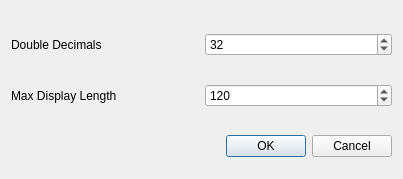
<?xml version="1.0" encoding="UTF-8"?>
<ui version="4.0">
 <class>SettingsDialog</class>
 <widget class="QDialog" name="SettingsDialog">
  <property name="geometry">
   <rect>
    <x>0</x>
    <y>0</y>
    <width>403</width>
    <height>179</height>
   </rect>
  </property>
  <property name="windowTitle">
   <string>Dialog</string>
  </property>
  <layout class="QGridLayout" name="gridLayout">
   <property name="bottomMargin">
    <number>0</number>
   </property>
   <item row="0" column="0">
    <widget class="QLabel" name="label">
     <property name="text">
      <string>Double Decimals</string>
     </property>
    </widget>
   </item>
   <item row="0" column="1">
    <widget class="QSpinBox" name="doubleDecimalsSpinBox">
     <property name="maximum">
      <number>323</number>
     </property>
     <property name="value">
      <number>32</number>
     </property>
    </widget>
   </item>
   <item row="2" column="0" colspan="2">
    <widget class="QDialogButtonBox" name="buttonBox">
     <property name="orientation">
      <enum>Qt::Horizontal</enum>
     </property>
     <property name="standardButtons">
      <set>QDialogButtonBox::Cancel|QDialogButtonBox::Ok</set>
     </property>
    </widget>
   </item>
   <item row="1" column="0">
    <widget class="QLabel" name="label_2">
     <property name="text">
      <string>Max Display Length</string>
     </property>
    </widget>
   </item>
   <item row="1" column="1">
    <widget class="QSpinBox" name="maxDisplayLengthSpinBox">
     <property name="minimum">
      <number>1</number>
     </property>
     <property name="maximum">
      <number>999999</number>
     </property>
     <property name="value">
      <number>120</number>
     </property>
    </widget>
   </item>
  </layout>
 </widget>
 <resources/>
 <connections>
  <connection>
   <sender>buttonBox</sender>
   <signal>accepted()</signal>
   <receiver>SettingsDialog</receiver>
   <slot>accept()</slot>
   <hints>
    <hint type="sourcelabel">
     <x>248</x>
     <y>254</y>
    </hint>
    <hint type="destinationlabel">
     <x>157</x>
     <y>274</y>
    </hint>
   </hints>
  </connection>
  <connection>
   <sender>buttonBox</sender>
   <signal>rejected()</signal>
   <receiver>SettingsDialog</receiver>
   <slot>reject()</slot>
   <hints>
    <hint type="sourcelabel">
     <x>316</x>
     <y>260</y>
    </hint>
    <hint type="destinationlabel">
     <x>286</x>
     <y>274</y>
    </hint>
   </hints>
  </connection>
 </connections>
</ui>
